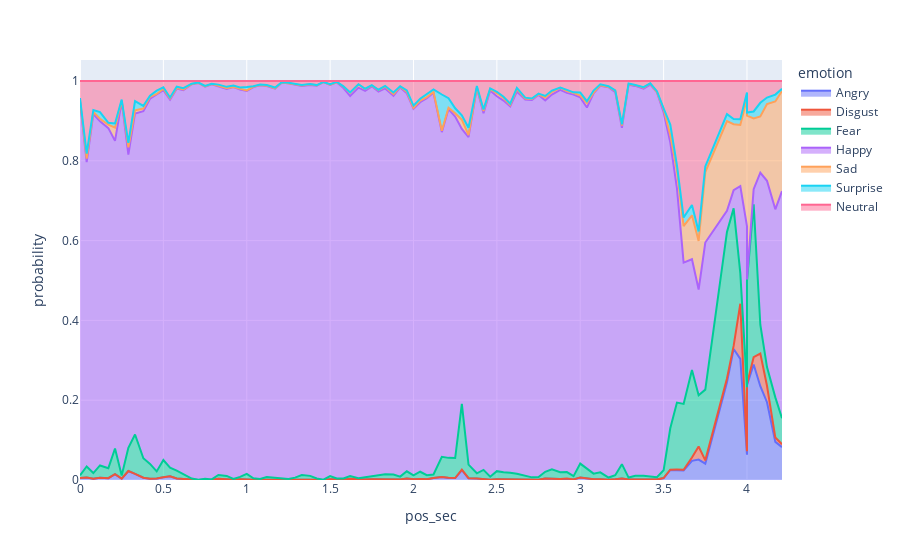

The cell this chart's notebook holds for it:
### Code cell
fig = px.area(df_plotting, x="pos_sec", y="probability", color="emotion")
fig.show()
